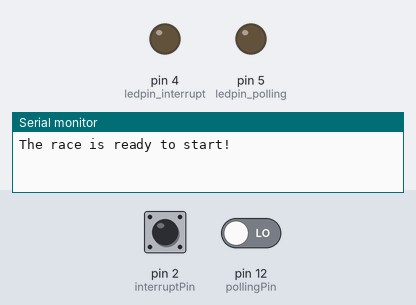
Bench run of a sketch on a simulated Arduino Uno, built with avr-gcc and run on an emulated ATmega328P. Parts: output pins drawn as LEDs (lit = HIGH), the last lines printed to the serial monitor. The inputs (shaded band) are chosen by the test bench; at power-on: pin 2 (interruptPin) HIGH, pin 12 (pollingPin) LOW.

Above: at 3.2 s.
3.3 s: pin 2 (interruptPin) pulled LOW for 0.15 s
At 4.6 s:
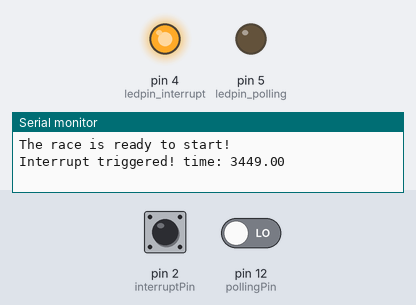
4.9 s: pin 12 (pollingPin) driven HIGH
At 5.3 s:
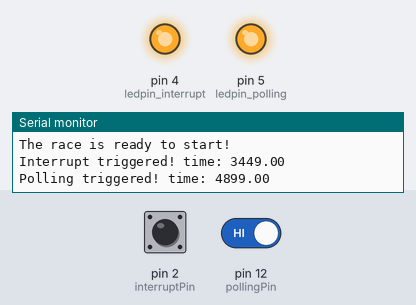
Timing chart, 0 to 7.9 s (numbered marks = the images above; inputs shaded):
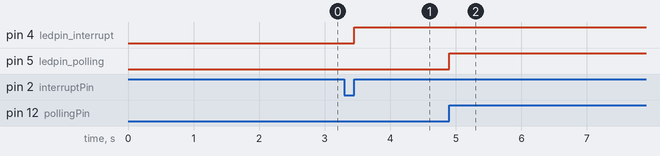

The sketch:

LED-racing-old.ino
```cpp
/*
 * Interrupt vs Polling LED race
 * code by John Morrow
 */


// ********** Staging area **********

//pin variables
const int ledpin_interrupt = 4;
const int ledpin_polling = 5;
const int interruptPin = 2;
const int pollingPin = 12;

//variables to store button and time info
volatile int state_interrupt = 0;
int state_polling = 0;

volatile double interrupt_time = 0;
double polling_time = 0;

//flags so serial monitor only prints each time once
int int_flag=1;
int poll_flag=1;

void setup() {
  // for all functions that set things up on the arduino

  //setup pins for LEDS and buttons
  //outputs
  pinMode(ledpin_interrupt, OUTPUT);
  pinMode(ledpin_polling, OUTPUT);

  //inputs
  pinMode(interruptPin, INPUT_PULLUP);
  pinMode(pollingPin, INPUT);

  //set up serial monitor
  Serial.begin(9600);

  //setup interrupt
  attachInterrupt(digitalPinToInterrupt(interruptPin), button_pressed, RISING);

 //delay to make sure everything sets up ok
delay(2000);

Serial.println("The race is ready to start!");

}

void loop() {
  //check that button was pressed
  state_polling = digitalRead(pollingPin);

  //if its on, measure the time
  if(state_polling){
    digitalWrite(ledpin_polling, HIGH);
    polling_time = millis();
  }

  //print the time that we record for interrupts
  if(state_interrupt && int_flag){
    Serial.print("Interrupt triggered! time: ");
    Serial.println(interrupt_time);

    int_flag = 0; //so it only prints once
  }

  //print the time that we record for polling
  if(state_polling && poll_flag){
    Serial.print("Polling triggered! time: ");
    Serial.println(polling_time);

    poll_flag = 0; //so it only prints once
  }

  // SET DELAY HERE FOR LAB
  delay(1);

}

//when button is pressed and interrupt is triggered, this function will happen immediately
void button_pressed(){
  //turn on LED
  digitalWrite(ledpin_interrupt, HIGH);
  interrupt_time = millis();

  //print interrupt results
  state_interrupt = 1;
}
```

Measured:
- after the input at 3.3 s, pin 4 (ledpin_interrupt): LOW → HIGH after 0.15 s
- after the input at 4.9 s, pin 5 (ledpin_polling): LOW → HIGH at once
